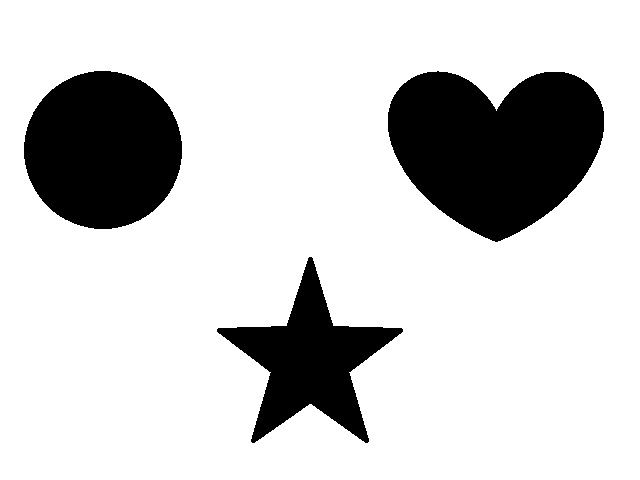
#> input picture t16 - t30/t-29/paint.jpg, 640 x 480 px
$ python t-29.py
#> lines starting #> are read from the running program, lines starting #| are printed output that depends on the picture
import cv2 as cv
import numpy as np


imgGray = cv.imread("paint.jpg", 0)
#> imgGray is the input picture: shape (480, 640); min 0, max 255, mean 206.1
cv.imshow("before detection", imgGray)

#the (6,6) on my parameter serves to assist in the detection

imgBlur = cv.blur(imgGray,(5,5))
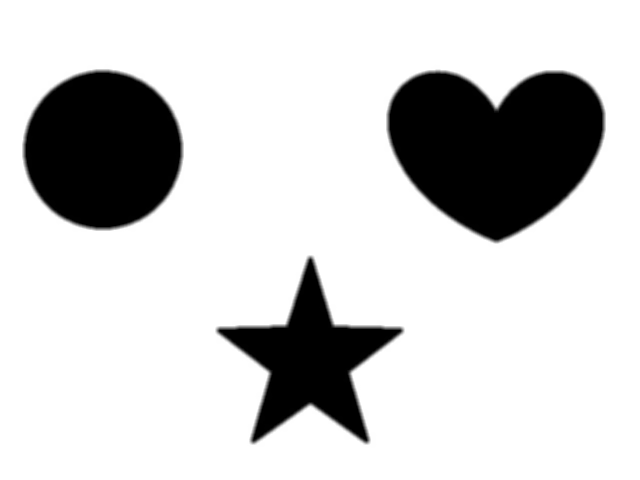
#> imgBlur: shape (480, 640); min 0, max 255, mean 206.1

circles = cv.HoughCircles(imgBlur,cv.HOUGH_GRADIENT,1,20,
                            param1=50,param2=30,minRadius=0,maxRadius=0)
#> circles = [[101.5, 148.5, 78.6]]

circles = np.round(circles[0, :]).astype("int")
#> circles = [[102, 148, 79]]
imgBlur = cv.cvtColor(imgBlur,cv.COLOR_GRAY2BGR)
#> imgBlur: shape (480, 640, 3)
for x, y, r in circles:
    cv.circle(imgBlur, (x, y), r, (0, 0, 255), 4)
#> this loop made 1 pass
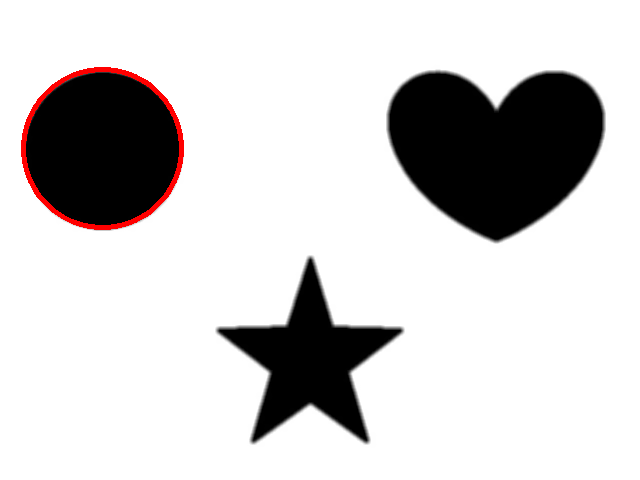
#> imgBlur: shape (480, 640, 3); mean B, G, R 205, 205, 207.1


cv.imshow("circles", imgBlur)
cv.imwrite("circles_on_the_image.jpg", imgBlur)
cv.waitKey(0)
